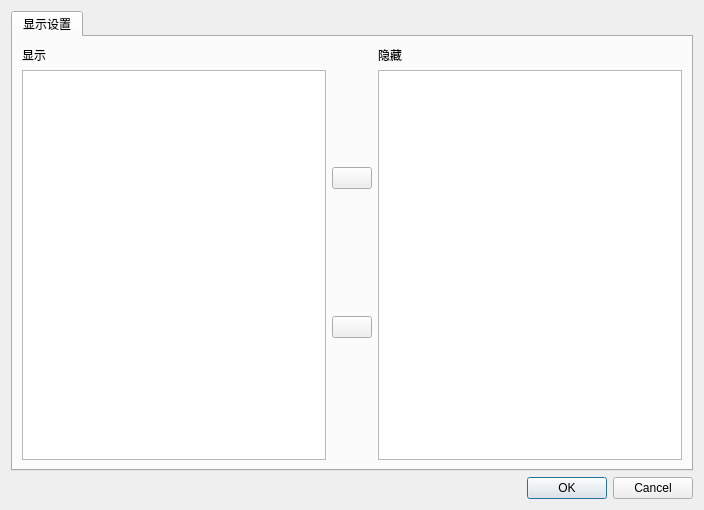
<?xml version="1.0" encoding="UTF-8"?>
<ui version="4.0">
 <class>Dialog</class>
 <widget class="QDialog" name="Dialog">
  <property name="geometry">
   <rect>
    <x>0</x>
    <y>0</y>
    <width>704</width>
    <height>510</height>
   </rect>
  </property>
  <property name="windowTitle">
   <string>Dialog</string>
  </property>
  <layout class="QVBoxLayout" name="verticalLayout_5">
   <item>
    <widget class="QTabWidget" name="tabWidget">
     <property name="currentIndex">
      <number>0</number>
     </property>
     <widget class="QWidget" name="tab">
      <attribute name="title">
       <string>显示设置</string>
      </attribute>
      <layout class="QVBoxLayout" name="verticalLayout_4">
       <item>
        <layout class="QHBoxLayout" name="horizontalLayout">
         <item>
          <layout class="QVBoxLayout" name="verticalLayout">
           <item>
            <widget class="QLabel" name="label">
             <property name="text">
              <string>显示</string>
             </property>
            </widget>
           </item>
           <item>
            <widget class="QListWidget" name="show_list">
             <property name="selectionMode">
              <enum>QAbstractItemView::MultiSelection</enum>
             </property>
            </widget>
           </item>
          </layout>
         </item>
         <item>
          <layout class="QVBoxLayout" name="verticalLayout_3">
           <item>
            <widget class="QPushButton" name="hide">
             <property name="text">
              <string/>
             </property>
             <property name="icon">
              <iconset>
               <normaloff>../icon/arrow_right.png</normaloff>../icon/arrow_right.png</iconset>
             </property>
            </widget>
           </item>
           <item>
            <widget class="QPushButton" name="show">
             <property name="text">
              <string/>
             </property>
             <property name="icon">
              <iconset>
               <normaloff>../icon/arrow_left.png</normaloff>../icon/arrow_left.png</iconset>
             </property>
            </widget>
           </item>
          </layout>
         </item>
         <item>
          <layout class="QVBoxLayout" name="verticalLayout_2">
           <item>
            <widget class="QLabel" name="label_2">
             <property name="text">
              <string>隐藏</string>
             </property>
            </widget>
           </item>
           <item>
            <widget class="QListWidget" name="hide_list">
             <property name="selectionMode">
              <enum>QAbstractItemView::MultiSelection</enum>
             </property>
            </widget>
           </item>
          </layout>
         </item>
        </layout>
       </item>
      </layout>
     </widget>
    </widget>
   </item>
   <item>
    <widget class="QDialogButtonBox" name="buttonBox">
     <property name="orientation">
      <enum>Qt::Horizontal</enum>
     </property>
     <property name="standardButtons">
      <set>QDialogButtonBox::Cancel|QDialogButtonBox::Ok</set>
     </property>
    </widget>
   </item>
  </layout>
 </widget>
 <resources/>
 <connections>
  <connection>
   <sender>buttonBox</sender>
   <signal>accepted()</signal>
   <receiver>Dialog</receiver>
   <slot>accept()</slot>
   <hints>
    <hint type="sourcelabel">
     <x>257</x>
     <y>500</y>
    </hint>
    <hint type="destinationlabel">
     <x>157</x>
     <y>274</y>
    </hint>
   </hints>
  </connection>
  <connection>
   <sender>buttonBox</sender>
   <signal>rejected()</signal>
   <receiver>Dialog</receiver>
   <slot>reject()</slot>
   <hints>
    <hint type="sourcelabel">
     <x>325</x>
     <y>500</y>
    </hint>
    <hint type="destinationlabel">
     <x>286</x>
     <y>274</y>
    </hint>
   </hints>
  </connection>
 </connections>
</ui>
